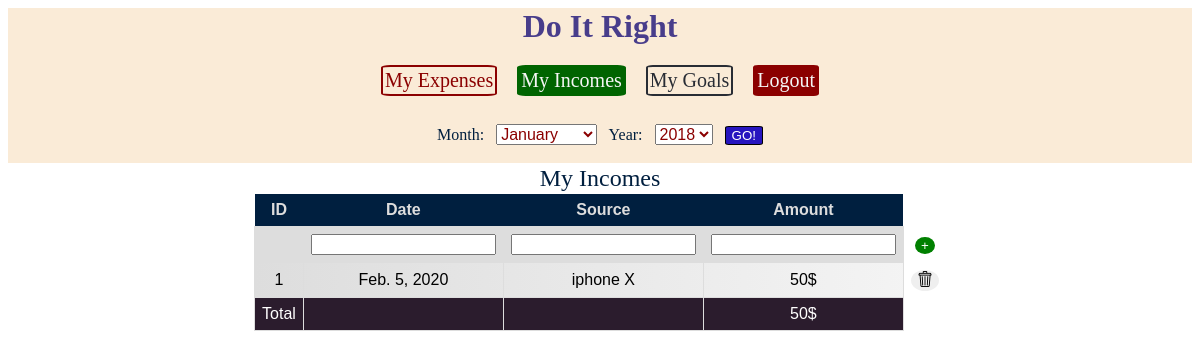
The page /incomes/ (signed in) on the database as committed earlier.
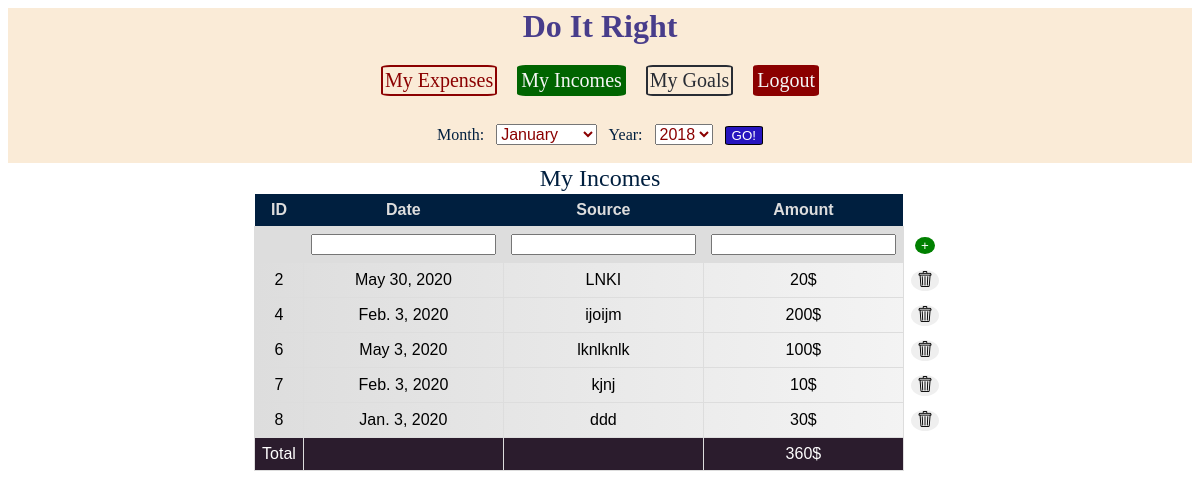
The same page on the database as committed later.
### budget/models.py (models this page shows, shortened)
class Income(models.Model):
    date = models.DateField()
    source = models.CharField(max_length=200)
    amount = models.DecimalField(decimal_places=2, max_digits=12)

### budget/views.py (the view)
# urls.py: path('incomes/', views.income_item, name='incomes'),
@login_required
def income_item(request):
    if request.method == "POST":
        print(request.POST.get('action'))
        if request.POST.get('action') == 'delete':
            Income.objects.get(id=int(request.POST['income'])).delete()
            return redirect('/incomes/')
        form = IncomeForm(request.POST)
        if form.is_valid():
            o = form.save()
            return redirect('/incomes/')
    else:
        form = IncomeForm()
    list_incomes = Income.objects.all()
    sum_amount_income = Income.objects.aggregate(Sum('amount'))
    context = {
        'list_incomes': list_incomes,
        'sum_amount_income': sum_amount_income,
        'form': form
    }
    return render(request, 'budget/incomes.html', context)

### budget/forms.py
class IncomeForm(forms.ModelForm):
    class Meta:
        model = models.Income
        fields = "__all__"

### budget/templates/budget/incomes.html (shortened to what this page needs)
{% extends "budget/budgetpage.html" %}
{% load mathfilters static budget_extras %}
{% block content %}
    <table class="table">
        <div class="headerTableText"> My Incomes</div>
        <tr class="tableHeader hideBorder">
            <th class="hideRightBorder">ID</th>
            <th class="hideRightBorder">Date</th>
            <th class="hideRightBorder">Source</th>
            <th class="hideRightBorder">Amount</th>
        </tr>
        <tr>
            <form method="post">
                <td></td>
                {% for n in form %}
                    <td>{{ n }}</td>
                {% endfor %}
                <td class="buttonBorder"><input class="addButton addRecord" type="submit" value="+"></td>
            </form>
        </tr>
        {% if list_incomes %}
            {% for n in list_incomes %}
                <tr class="tableContent">
                    <td>{{ n.id }}</td>
                    <td>{{ n.date }}</td>
                    <td>{{ n.source }}</td>
                    <td>{{ n.amount|floatformat }}$</td>
                    <td class="hideBorder">
                        <form method="post">
                            <button class="addButton" type="submit">
                                <img class="rubbish animated" src="{% static 'images/rubbish.png' %}">
                            </button>
                        </form>
                    </td>
            {% endfor %}
            <tr class="footer_table">
                <td>Total</td>
                <td></td>
                <td></td>
                <td>{{ sum_amount_income.amount__sum }}$</td>
            </tr>
            </tr>
        {% else %}
            <tr>
                <td colspan="4"> No product are available.</td>
            </tr>
        {% endif %}
    </table>
{% endblock %}

Rows that differ between the two databases and show on the page:
removed Income: id "1", date "Feb. 5, 2020", source "iphone X", amount "50"
added Income: id "2", date "May 30, 2020", source "LNKI", amount "20"
added Income: id "4", date "Feb. 3, 2020", source "ijoijm", amount "200"
added Income: id "6", date "May 3, 2020", source "lknlknlk", amount "100"
added Income: id "7", date "Feb. 3, 2020", source "kjnj", amount "10"
added Income: id "8", date "Jan. 3, 2020", source "ddd", amount "30"
Other text that changed with them:
{{ sum_amount_income.amount__sum }}: "50" → "360"
